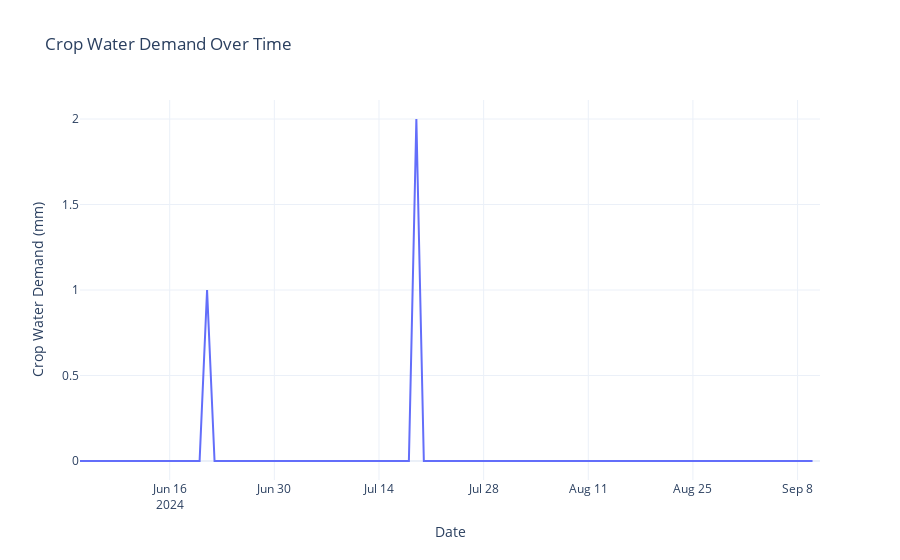

Notebook code cell kept with this figure:
### Code cell
# Plotting Crop Water Demand from Arable data
fig = px.line(Arable_data, 
              x='Timestamp', 
              y='Crop Water Demand (mm/day)',  
              title='Crop Water Demand Over Time')

fig.update_layout(xaxis_title='Date',
                  yaxis_title='Crop Water Demand (mm)',
                  template='plotly_white')

fig.show()

### Figure 1 — Plotly figure (JSON) as saved in the notebook; plotly's stock layout.template omitted (floating-point values rounded to 4 significant figures)
{"data": [{"hovertemplate": "Timestamp=%{x}<br>Crop Water Demand (mm/day)=%{y}<extra></extra>", "legendgroup": "", "line": {"color": "#636efa", "dash": "solid"}, "marker": {"symbol": "circle"}, "mode": "lines", "name": "", "orientation": "v", "showlegend": false, "type": "scatter", "x": ["2024-06-04T00:00:00", "2024-06-05T00:00:00", "2024-06-06T00:00:00", "2024-06-07T00:00:00", "2024-06-08T00:00:00", "2024-06-09T00:00:00", "2024-06-10T00:00:00", "2024-06-11T00:00:00", "2024-06-12T00:00:00", "2024-06-13T00:00:00", "2024-06-14T00:00:00", "2024-06-15T00:00:00", "2024-06-16T00:00:00", "2024-06-17T00:00:00", "2024-06-18T00:00:00", "2024-06-19T00:00:00", "2024-06-20T00:00:00", "2024-06-21T00:00:00", "2024-06-22T00:00:00", "2024-06-23T00:00:00", "2024-06-24T00:00:00", "2024-06-25T00:00:00", "2024-06-26T00:00:00", "2024-06-27T00:00:00", "2024-06-28T00:00:00", "2024-06-29T00:00:00", "2024-06-30T00:00:00", "2024-07-01T00:00:00", "2024-07-02T00:00:00", "2024-07-03T00:00:00", "2024-07-04T00:00:00", "2024-07-05T00:00:00", "2024-07-06T00:00:00", "2024-07-07T00:00:00", "2024-07-08T00:00:00", "2024-07-09T00:00:00", "2024-07-10T00:00:00", "2024-07-11T00:00:00", "2024-07-12T00:00:00", "2024-07-13T00:00:00", "2024-07-14T00:00:00", "2024-07-15T00:00:00", "2024-07-16T00:00:00", "2024-07-17T00:00:00", "2024-07-18T00:00:00", "2024-07-19T00:00:00", "2024-07-20T00:00:00", "2024-07-21T00:00:00", "2024-07-22T00:00:00", "2024-07-23T00:00:00", "2024-07-24T00:00:00", "2024-07-25T00:00:00", "2024-07-26T00:00:00", "2024-07-27T00:00:00", "2024-07-28T00:00:00", "2024-07-29T00:00:00", "2024-07-30T00:00:00", "2024-07-31T00:00:00", "2024-08-01T00:00:00", "2024-08-02T00:00:00", "2024-08-03T00:00:00", "2024-08-04T00:00:00", "2024-08-05T00:00:00", "2024-08-06T00:00:00", "2024-08-07T00:00:00", "2024-08-08T00:00:00", "2024-08-09T00:00:00", "2024-08-10T00:00:00", "2024-08-11T00:00:00", "2024-08-12T00:00:00", "2024-08-13T00:00:00", "2024-08-14T00:00:00", "2024-08-15T00:00:00", "2024-08-16T00:00:00", "2024-08-17T00:00:00", "2024-08-18T00:00:00", "2024-08-19T00:00:00", "2024-08-20T00:00:00", "2024-08-21T00:00:00", "2024-08-22T00:00:00", "2024-08-23T00:00:00", "2024-08-24T00:00:00", "2024-08-25T00:00:00", "2024-08-26T00:00:00", "2024-08-27T00:00:00", "2024-08-28T00:00:00", "2024-08-29T00:00:00", "2024-08-30T00:00:00", "2024-08-31T00:00:00", "2024-09-01T00:00:00", "2024-09-02T00:00:00", "2024-09-03T00:00:00", "2024-09-04T00:00:00", "2024-09-05T00:00:00", "2024-09-06T00:00:00", "2024-09-07T00:00:00", "2024-09-08T00:00:00", "2024-09-09T00:00:00", "2024-09-10T00:00:00", "2024-09-11T00:00:00"], "xaxis": "x", "y": [0, 0, 0, 0, 0, 0, 0, 0, 0, 0, 0, 0, 0, 0, 0, 0, 0, 1, 0, 0, 0, 0, 0, 0, 0, 0, 0, 0, 0, 0, 0, 0, 0, 0, 0, 0, 0, 0, 0, 0, 0, 0, 0, 0, 0, 2, 0, 0, 0, 0, 0, 0, 0, 0, 0, 0, 0, 0, 0, 0, 0, 0, 0, 0, 0, 0, 0, 0, 0, 0, 0, 0, 0, 0, 0, 0, 0, 0, 0, 0, 0, 0, 0, 0, 0, 0, 0, 0, 0, 0, 0, 0, 0, 0, 0, 0, 0, 0, 0, null], "yaxis": "y"}], "layout": {"autosize": true, "legend": {"tracegroupgap": 0}, "title": {"text": "Crop Water Demand Over Time"}, "xaxis": {"anchor": "y", "autorange": true, "domain": [0, 1], "range": ["2024-06-04", "2024-09-11"], "title": {"text": "Date"}, "type": "date"}, "yaxis": {"anchor": "x", "autorange": true, "domain": [0, 1], "range": [-0.1111, 2.111], "title": {"text": "Crop Water Demand (mm)"}, "type": "linear"}}}
